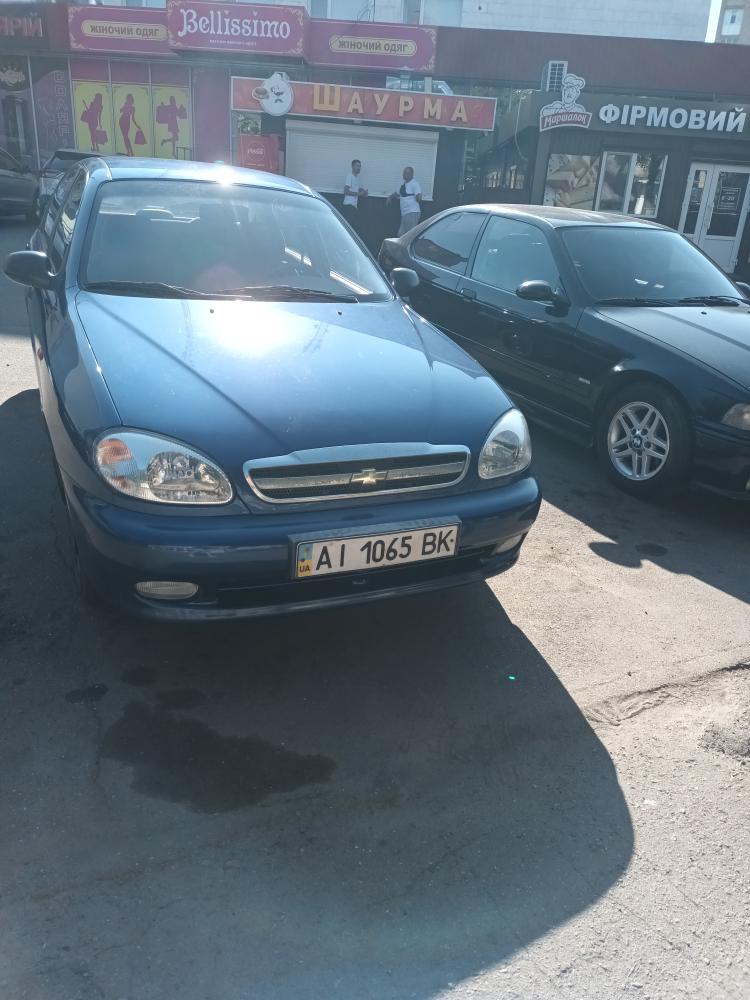
#> input picture picture1/20240724_085037.jpg, 3000 x 4000 px (shown at 1/4 size); its folder holds only this picture in this run
$ python algoritmYoutube.py
#> lines starting #> are read from the running program, lines starting #| are printed output that depends on the picture; after the words box and inside, x2 and y2 are one past the last pixel; in counts of white or black regions, pixels touching at a corner belong together
### readNameFile.py
import os

def get_file_list(folder_path):
    # Отримання списку файлів і папок у вказаній директорії
    files = os.listdir(folder_path)

    # Фільтрування списку, щоб залишити тільки файли (виключаючи папки)
    file_names = [f for f in files if os.path.isfile(os.path.join(folder_path, f))]

    return file_names

# # Виклик функції та виведення результату
# folder_path = 'picture1'
# file_list = get_file_list(folder_path)
# print(file_list)

### algoritmYoutube.py
import cv2
import pytesseract
from imutils import contours
from readNameFile import *

def youtubeAlgoritm(image_path, min_area=5000):

#> called with image_path = 'picture1/20240724_085037.jpg', min_area = 5000
    pytesseract.pytesseract.tesseract_cmd = 'C:\Program Files\Tesseract-OCR/tesseract.exe'

    image = cv2.imread(image_path)
#> image is the input picture: shape (4000, 3000, 3); mean B, G, R 129.4, 117.3, 101.7
    height, width, _ = image.shape
    gray = cv2.cvtColor(image, cv2.COLOR_BGR2GRAY)
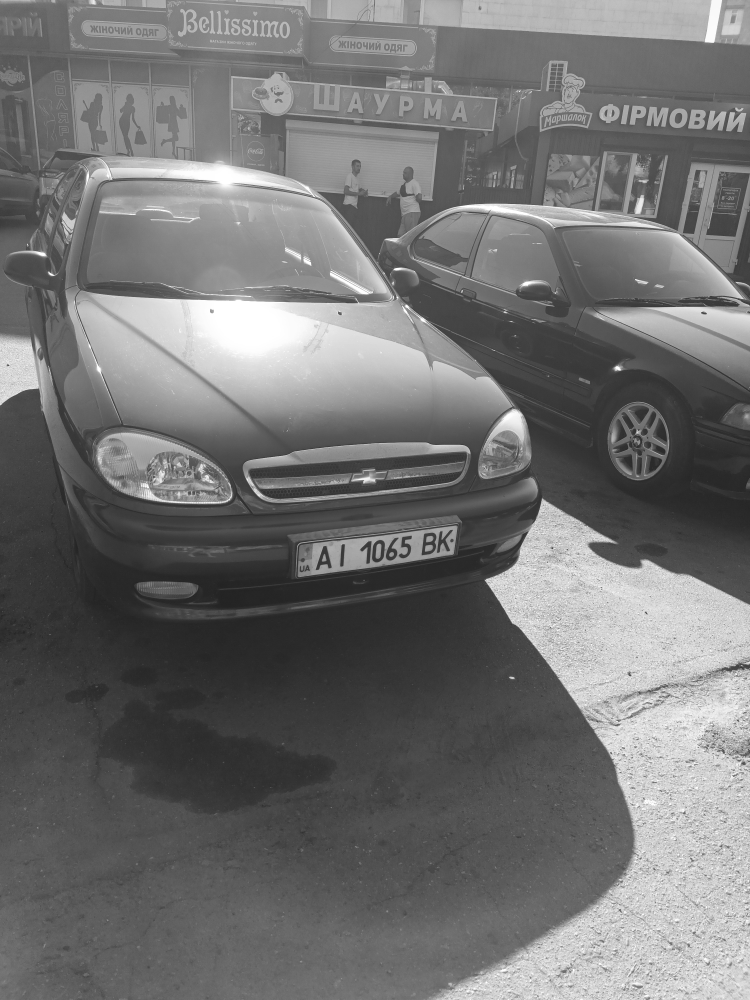
#> gray: shape (4000, 3000) (shown at 1/4 size); min 29, max 255, mean 114
    thresh = cv2.threshold(gray, 0, 255, cv2.THRESH_OTSU)[1]
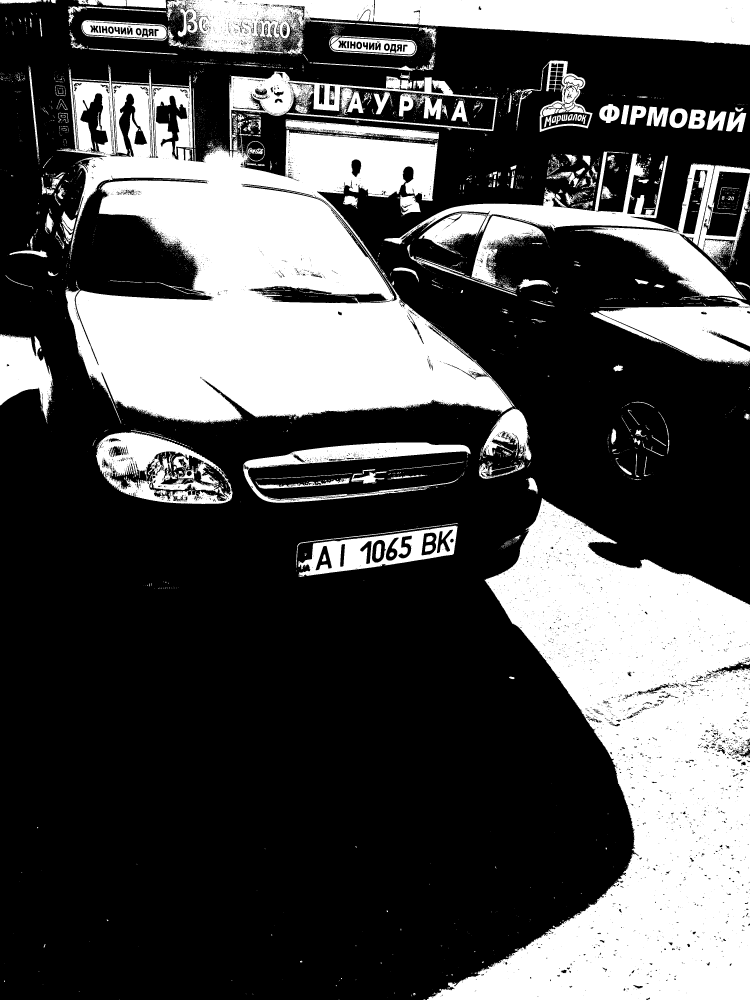
#> thresh: shape (4000, 3000) (shown at 1/4 size); 31.4% white; 6334 white regions (5743 under 20 px)
    cnts = cv2.findContours(thresh, cv2.RETR_TREE, cv2.CHAIN_APPROX_SIMPLE)
#> cnts = 16141 contours, 14789 with area under 20; largest, box (x1, y1, x2, y2) and area: (227, 260, 2060, 1696) 1366264, (1708, 1992, 3000, 4000) 1315709, (666, 0, 3000, 219) 302812, (384, 1728, 930, 2016) 109780, (1535, 605, 2858, 983) 92338
    cnts, _ = contours.sort_contours(cnts[0])

    results = []
    for c in cnts:
        area = cv2.contourArea(c)
        x, y, w, h = cv2.boundingRect(c)
        if area > min_area:
            img = image[y:y + h, x:x + w]
            result = pytesseract.image_to_string(img, lang="rus+eng")
            if len(result) > 7:
                results.append(result)
#> this loop made 1 pass
#> (area, x, y, w, h) on pass 1: (42521.5, 0, 1337, 213, 357)
#> pass 1, in youtubeAlgoritm, `img = image[y:y + h, x:x + w]`:
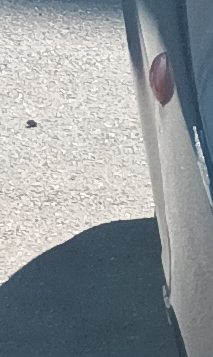
#> img: shape (357, 213, 3); mean B, G, R 154.2, 150.9, 145.7
#> after the loop, results = []

    if len(results) == 1:
        return results[0]
    else:
        return results

folder_path = 'picture1'
file_list = get_file_list(folder_path)
i=1;
for file_name in file_list:
    file = folder_path + "/" + file_name
    # print(i)
    # print(file_name, algoritm(file))
    print(f"{i}. Назва файла: {file_name}\n Результат: {youtubeAlgoritm(file)}\n")
#> (the call stopped at in youtubeAlgoritm, `result = pytesseract.image_to_string(img, lang="rus+eng")`: pytesseract is not available in this run)
    i = i + 1
